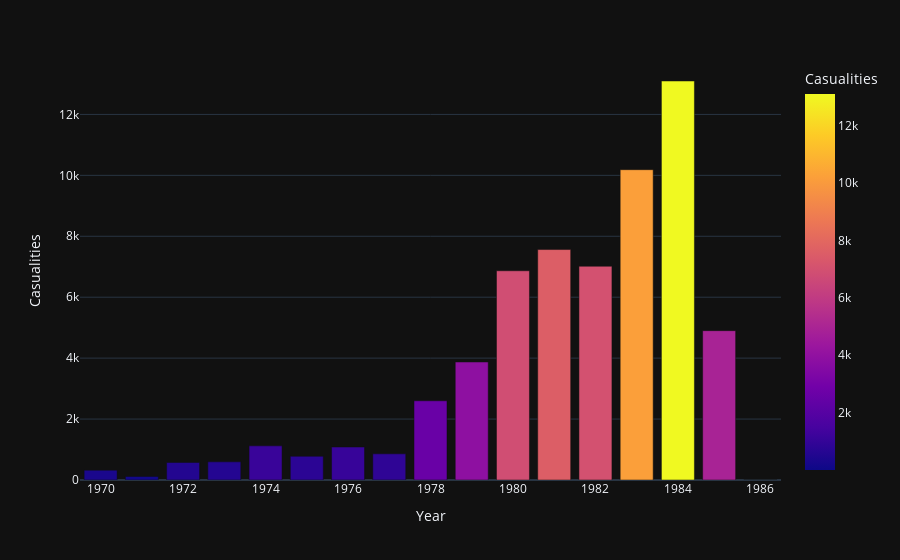

The code cell stored with this chart in its notebook:
### Code cell
#Counting the Yearly Casualities-
year_cas = dataset.groupby('Year').Casualities.sum().to_frame().reset_index()
year_cas.columns = ['Year','Casualities']
px.bar(data_frame=year_cas,x = 'Year',y = 'Casualities',color='Casualities',template='plotly_dark')

### Figure 1 — Plotly figure (JSON) as saved in the notebook; plotly's stock layout.template omitted (floating-point values rounded to 4 significant figures)
{"data": [{"alignmentgroup": "True", "hovertemplate": "Year=%{x}<br>Casualities=%{marker.color}<extra></extra>", "legendgroup": "", "marker": {"color": [324, 117, 576, 596, 1121, 780, 1082, 859, 2600, 3873, 6868, 7564, 7017, 10186, 13097, 4902, 2], "coloraxis": "coloraxis", "pattern": {"shape": ""}}, "name": "", "offsetgroup": "", "orientation": "v", "showlegend": false, "textposition": "auto", "x": [1970, 1971, 1972, 1973, 1974, 1975, 1976, 1977, 1978, 1979, 1980, 1981, 1982, 1983, 1984, 1985, 1986], "xaxis": "x", "y": [324, 117, 576, 596, 1121, 780, 1082, 859, 2600, 3873, 6868, 7564, 7017, 10186, 13097, 4902, 2], "yaxis": "y", "type": "bar"}], "layout": {"xaxis": {"anchor": "y", "domain": [0, 1], "title": {"text": "Year"}}, "yaxis": {"anchor": "x", "domain": [0, 1], "title": {"text": "Casualities"}}, "coloraxis": {"colorbar": {"title": {"text": "Casualities"}}, "colorscale": [[0, "#0d0887"], [0.1111, "#46039f"], [0.2222, "#7201a8"], [0.3333, "#9c179e"], [0.4444, "#bd3786"], [0.5556, "#d8576b"], [0.6667, "#ed7953"], [0.7778, "#fb9f3a"], [0.8889, "#fdca26"], [1, "#f0f921"]]}, "legend": {"tracegroupgap": 0}, "margin": {"t": 60}, "barmode": "relative"}}
